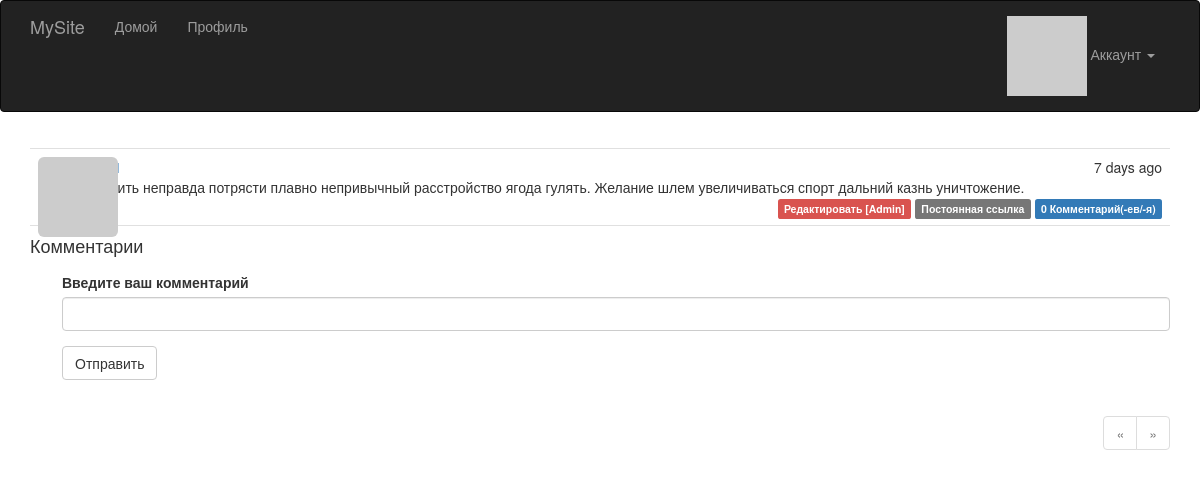
Page /post/2 (signed in) on the committed database.
### app/models.py (models this page shows, shortened)
class Post(db.Model):
    __tablename__ = 'posts'
    id = db.Column(db.Integer, primary_key=True)
    body = db.Column(db.Text)
    body_html = db.Column(db.Text)
    timestamp = db.Column(db.DateTime, index=True, default=datetime.utcnow)
    author_id = db.Column(db.Integer, db.ForeignKey('users.id'))
    comments = db.relationship('Comment', backref='post', lazy='dynamic')

### app/main/views.py (the view, shortened to what this page needs)
@main.route('/post/<int:id>', methods=['GET', 'POST'])
def post(id):
    post = Post.query.get_or_404(id)
    form = CommentForm()
    page = request.args.get('page', 1, type=int)
    if page == -1:
        page = (post.comments.count() - 1) // \
               current_app.config['FLASKY_COMMENTS_PER_PAGE'] + 1
    pagination = post.comments.order_by(Comment.timestamp.asc()).paginate(
        page, per_page=current_app.config['FLASKY_COMMENTS_PER_PAGE'],
        error_out=False)
    comments = pagination.items
    return render_template('post.html', posts=[post], form=form,
                           comments=comments, pagination=pagination)

### app/main/forms.py
class CommentForm(FlaskForm):
    body = StringField('Введите ваш комментарий', validators=[DataRequired()])
    submit = SubmitField('Отправить')

### app/auth/views.py (called while the page is built)
@auth.before_app_request
def before_request():
    if current_user.is_authenticated:
        current_user.ping()
        if not current_user.confirmed \
                and request.endpoint \
                and request.blueprint != 'auth' \
                and request.endpoint != 'static':
            return redirect(url_for('auth.unconfirmed'))

### app/main/__init__.py (called while the page is built)
@main.app_context_processor
def inject_permissions():
    return dict(Permission=Permission)

### app/models.py (called while the page is built)
@login_manager.user_loader
def load_user(user_id):
    return User.query.get(int(user_id))

    def has_permission(self, perm):
        return self.permissions & perm == perm

    def can(self, perm):
        return self.role is not None and self.role.has_permission(perm)

    def is_administrator(self):
        return self.can(Permission.ADMIN)

    def ping(self):
        self.last_seen = datetime.utcnow()
        db.session.add(self)

    def gravatar(self, size=100, default='identicon', rating='g'):
        url = 'https://secure.gravatar.com/avatar'
        hash = self.avatar_hash or self.gravatar_hash()
        return '{url}/{hash}?s={size}&d={default}&r={rating}'.format(
            url=url, hash=hash, size=size, default=default, rating=rating)

### app/templates/post.html (shortened to what this page needs)
{% extends "base.html" %}
{% import "bootstrap/wtf.html" as wtf %}
{% import "_macros.html" as macros %}
{% block page_content %}
{% include '_posts.html' %}
<h4 id="comments">Комментарии</h4>
{% if current_user.can(Permission.COMMENT) %}
<div class="comment-form">
    {{ wtf.quick_form(form) }}
</div>
{% endif %}
{% if pagination %}
<div class="pagination">
    {{ macros.pagination_widget(pagination, '.post', fragment='#comments', id=posts[0].id) }}
</div>
{% endif %}
{% endblock %}

### app/templates/_posts.html
<ul class="posts">
    {% for post in posts %}
    <li class="post">
        <div class="post-thumbnail">
            <a href="{{ url_for('.user', username=post.author.username) }}">
                <img class="img-rounded profile-thumbnail" src="{{ post.author.gravatar(size=40) }}">
            </a>
        </div>
        <div class="post-content">
            <div class="post-date">{{ moment(post.timestamp).fromNow() }}</div>
            <div class="post-author"><a href="{{ url_for('.user', username=post.author.username) }}">{{ post.author.username }}</a></div>
            <div class="post-body">
                {% if post.body_html %}
                    {{ post.body_html | safe }}
                {% else %}
                    {{ post.body }}
                {% endif %}
            </div>
            <div class="post-footer">
                {% if current_user == post.author %}
                <a href="{{ url_for('.edit', id=post.id) }}">
                    <span class="label label-primary">Редактировать</span>
                </a>
                {% elif current_user.is_administrator() %}
                <a href="{{ url_for('.edit', id=post.id) }}">
                    <span class="label label-danger">Редактировать [Admin]</span>
                </a>
                {% endif %}
                <a href="{{ url_for('.post', id=post.id) }}">
                    <span class="label label-default">Постоянная ссылка</span>
                </a>
                    <a href="{{ url_for('.post', id=post.id) }}#comments">
                    <span class="label label-primary">{{ post.comments.count() }} Комментарий(-ев/-я)</span>
                </a>
            </div>
        </div>
    </li>
    {% endfor %}
</ul>

### app/static/styles.css (style rules this page uses)
.profile-thumbnail { position: absolute; }
ul.posts { list-style-type: none; padding: 0px; margin: 16px 0px 0px 0px; border-top: 1px solid #e0e0e0; }
ul.posts li.post { padding: 8px; border-bottom: 1px solid #e0e0e0; }
div.post-date { float: right; }
div.post-author { font-weight: bold; }
div.post-thumbnail { position: absolute; }
div.post-content { margin-left: 48px; min-height: 48px; }
div.post-footer { text-align: right; }
div.comment-form { margin: 16px 0px 16px 32px; }
div.pagination { width: 100%; text-align: right; padding: 0px; margin: 0px; }

### rows in the picture
Post: timestamp "7 days ago", body "Ставить неправда потрясти плавно непривычный расстройство ягода гулять. Желание шлем увеличиваться спорт дальний казнь уничтожение.", comments.count "0"
